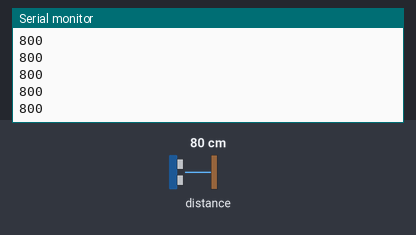
Bench run of a sketch on a simulated Arduino Uno, built with avr-gcc and run on an emulated ATmega328P. Shown: the last lines printed to the serial monitor. The inputs (shaded band) are chosen by the test bench; at power-on: distance to the obstacle 80 cm.

Above: at 1.2 s.
1.3 s: distance to the obstacle set to 2 cm
At 2.3 s:
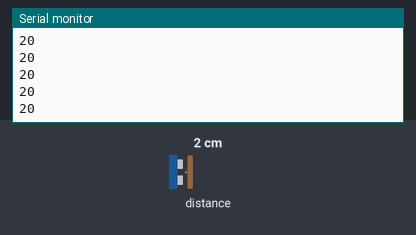
2.8 s: distance to the obstacle set to 4 cm
At 3.3 s:
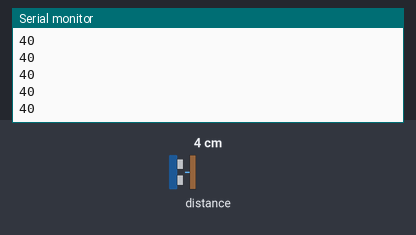
Timing chart, 0 to 5.8 s (numbered marks = the images above; inputs shaded):
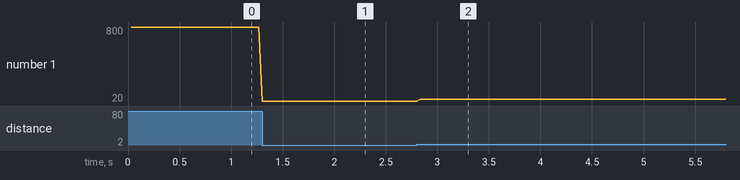

Measured:
- after the input at 1.3 s, the serial monitor: prints a new line at once (image 1)
- after the input at 2.8 s, the serial monitor: prints a new line at once (image 2)
- plotted number 1: 800 → 20 after the input at 1.3 s, 20 → 40 after the input at 2.8 s

The sketch:

M1320_Arduino.ino
```cpp
#include <Wire.h>
#include <VL53L1X.h>

VL53L1X sensor;

void setup()
{
  Serial.begin(115200);
  Wire.begin();
  Wire.setClock(400000);

  sensor.setTimeout(500);
  if (!sensor.init())
  {
    Serial.println("Failed to detect and initialize sensor!");
    while (1);
  }
  sensor.setDistanceMode(VL53L1X::Long);
  sensor.setMeasurementTimingBudget(50000);

  sensor.startContinuous(50);
}

void loop()
{
  Serial.print(sensor.read());
  if (sensor.timeoutOccurred()) { Serial.print(" TIMEOUT"); }

  Serial.println();
}
```
